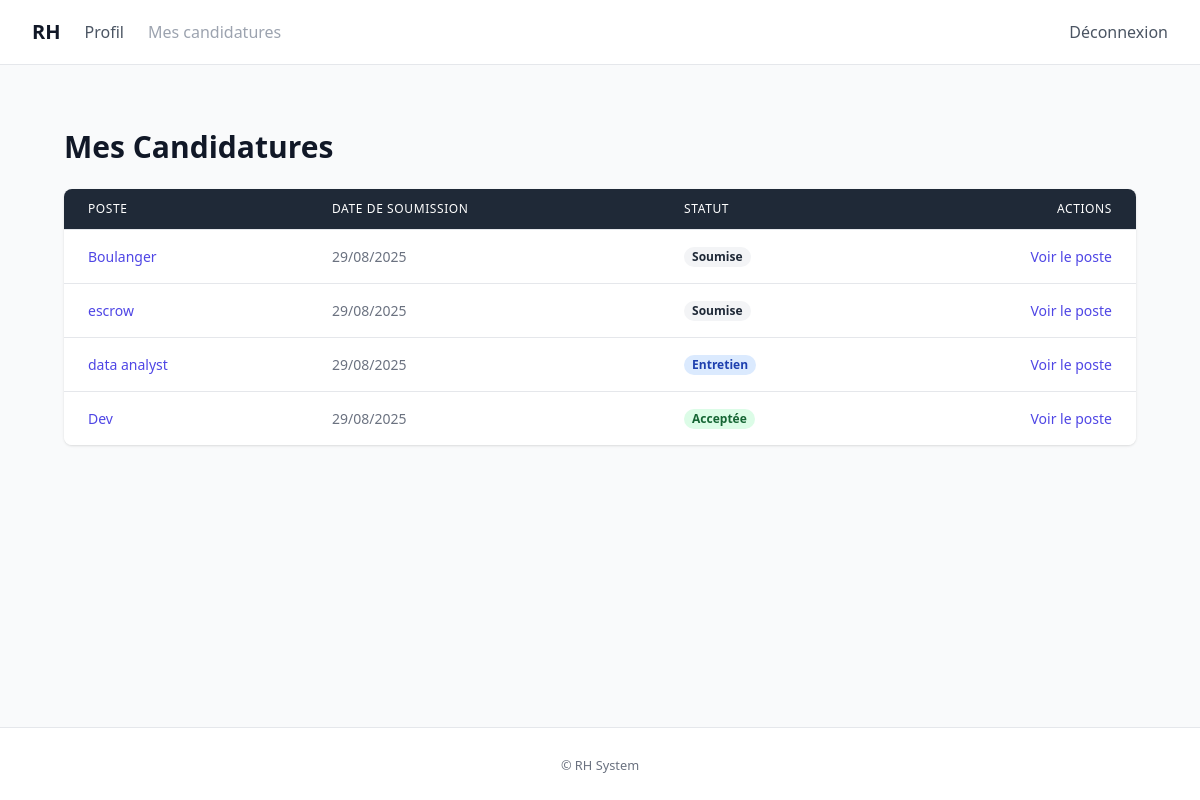
The app's page /recruitment/mes-candidatures/ (signed in), older data.
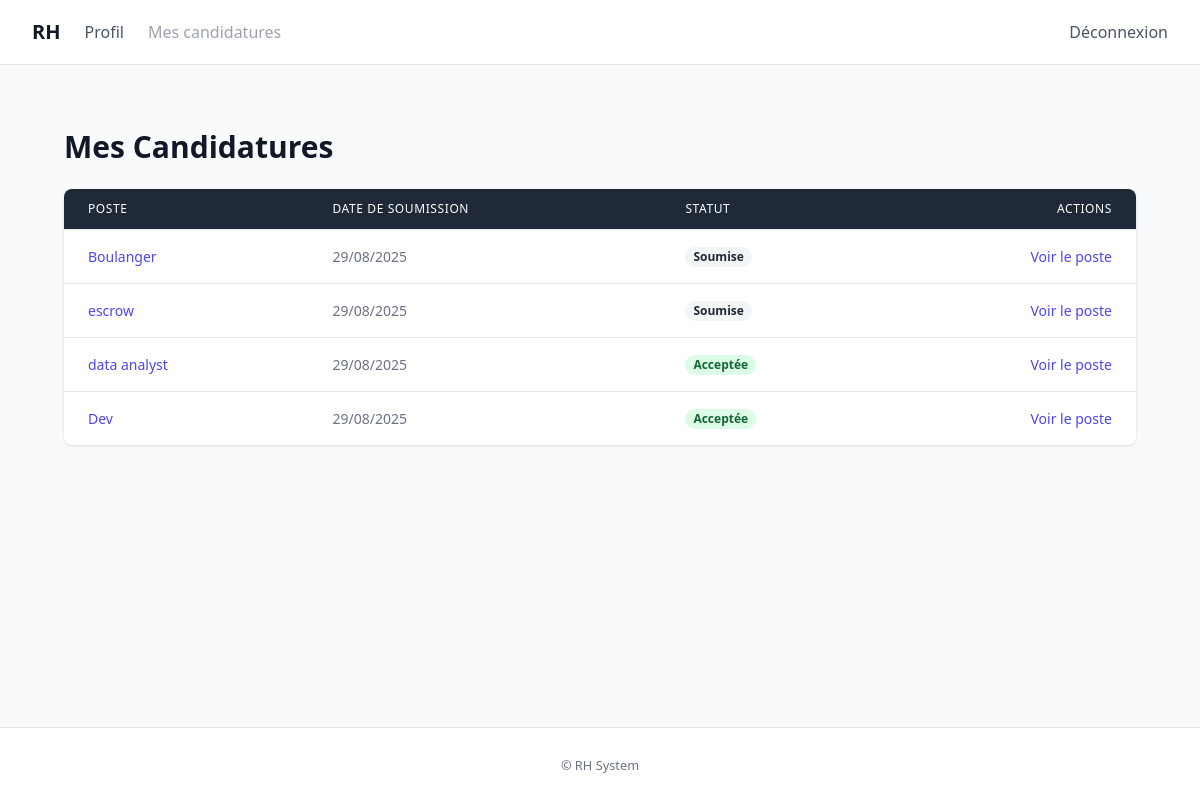
The same page, newer data.
### recruitment/models.py (models this page shows, shortened)
class Candidature(models.Model):
    class Statuts(models.TextChoices):
        SOUMISE = "submitted", "Soumise"
        EN_REVUE = "in_review", "En revue"
        ENTRETIEN = "interview", "Entretien"
        ACCEPTEE = "accepted", "Acceptée"
        REFUSEE = "rejected", "Refusée"
    candidat = models.ForeignKey(User, on_delete=models.CASCADE, related_name="candidatures")
    poste = models.ForeignKey(Poste, on_delete=models.CASCADE, related_name="candidatures")
    cv_file = models.FileField(
        upload_to=upload_to_cv,
        validators=[validate_document_file],
        blank=True,
        null=True,
    )
    lettre_motivation_file = models.FileField(
        upload_to=upload_to_lettre,
        validators=[validate_document_file],
        blank=True,
        null=True,
    )
    date_soumission = models.DateTimeField(auto_now_add=True)
    statut = models.CharField(max_length=20, choices=Statuts.choices, default=Statuts.SOUMISE)
    class Meta:
        ordering = ["-date_soumission"]
        indexes = [
            models.Index(fields=["statut", "date_soumission"]),
        ]
        constraints = [
            models.UniqueConstraint(fields=["candidat", "poste"], name="unique_candidature_par_poste"),
        ]
    def get_statut_class(self) -> str:
        if self.statut == self.Statuts.SOUMISE:
            return "bg-gray-100 text-gray-800"
        elif self.statut == self.Statuts.EN_REVUE:
            return "bg-yellow-100 text-yellow-800"
        elif self.statut == self.Statuts.ENTRETIEN:
            return "bg-blue-100 text-blue-800"
        elif self.statut == self.Statuts.ACCEPTEE:
            return "bg-green-100 text-green-800"
        elif self.statut == self.Statuts.REFUSEE:
            return "bg-red-100 text-red-800"
        return "bg-gray-100 text-gray-800"

class Poste(models.Model):
    class TypeContrat(models.TextChoices):
        CDI = "CDI", "CDI"
        CDD = "CDD", "CDD"
        ALTERNANCE = "Alternance", "Alternance"
    titre = models.CharField(max_length=200)
    description = models.TextField()
    competences_requises = models.TextField(blank=True)
    type_contrat = models.CharField(max_length=20, choices=TypeContrat.choices, default=TypeContrat.CDI)
    date_creation = models.DateTimeField(auto_now_add=True)
    actif = models.BooleanField(default=True)
    class Meta:
        ordering = ["-date_creation"]
        indexes = [
            models.Index(fields=["actif", "date_creation"]),
        ]

### recruitment/views.py (the view)
# urls.py: path('mes-candidatures/', views.UserCandidaturesListView.as_view(), name='user_candidatures'),
class UserCandidaturesListView(CandidateRequiredMixin, ListView):
    model = Candidature
    template_name = 'recruitment/user_candidatures.html'
    context_object_name = 'candidatures'
    def get_queryset(self):
        return Candidature.objects.filter(candidat=self.request.user).select_related('poste')

### recruitment/templates/recruitment/user_candidatures.html (shortened to what this page needs)
{% extends "accounts/base.html" %}
{% block content %}
<div class="max-w-7xl mx-auto px-4 sm:px-6 lg:px-8 py-8">
    <h1 class="text-3xl font-bold text-gray-900 mb-6">Mes Candidatures</h1>
    <div class="overflow-x-auto bg-white rounded-lg shadow">
        <table class="min-w-full divide-y divide-gray-200">
            <thead class="bg-gray-800">
                <tr>
                    <th scope="col" class="px-6 py-3 text-left text-xs font-medium text-white uppercase tracking-wider">Poste</th>
                    <th scope="col" class="px-6 py-3 text-left text-xs font-medium text-white uppercase tracking-wider">Date de Soumission</th>
                    <th scope="col" class="px-6 py-3 text-left text-xs font-medium text-white uppercase tracking-wider">Statut</th>
                    <th scope="col" class="px-6 py-3 text-right text-xs font-medium text-white uppercase tracking-wider">Actions</th>
                </tr>
            </thead>
            <tbody class="bg-white divide-y divide-gray-200">
                {% for candidature in candidatures %}
                <tr class="hover:bg-gray-50">
                    <td class="px-6 py-4 whitespace-nowrap text-sm font-medium text-gray-900">
                        <a href="{% url 'recruitment:poste_detail' candidature.poste.pk %}" class="text-primary hover:underline">{{ candidature.poste.titre }}</a>
                    </td>
                    <td class="px-6 py-4 whitespace-nowrap text-sm text-gray-500">{{ candidature.date_soumission|date:"d/m/Y" }}</td>
                    <td class="px-6 py-4 whitespace-nowrap text-sm">
                        <span class="px-2 inline-flex text-xs leading-5 font-semibold rounded-full {{ candidature.get_statut_class }}">
                            {{ candidature.get_statut_display }}
                        </span>
                    </td>
                    <td class="px-6 py-4 whitespace-nowrap text-right text-sm font-medium">
                        <a href="{% url 'recruitment:poste_detail' candidature.poste.pk %}" class="text-primary hover:text-indigo-900">Voir le poste</a>
                    </td>
                </tr>
                {% endfor %}
            </tbody>
        </table>
    </div>
</div>
{% endblock %}

Row changes from the older to the newer data that the page shows:
changed Candidature "data analyst": statut "Entretien" → "Acceptée"
